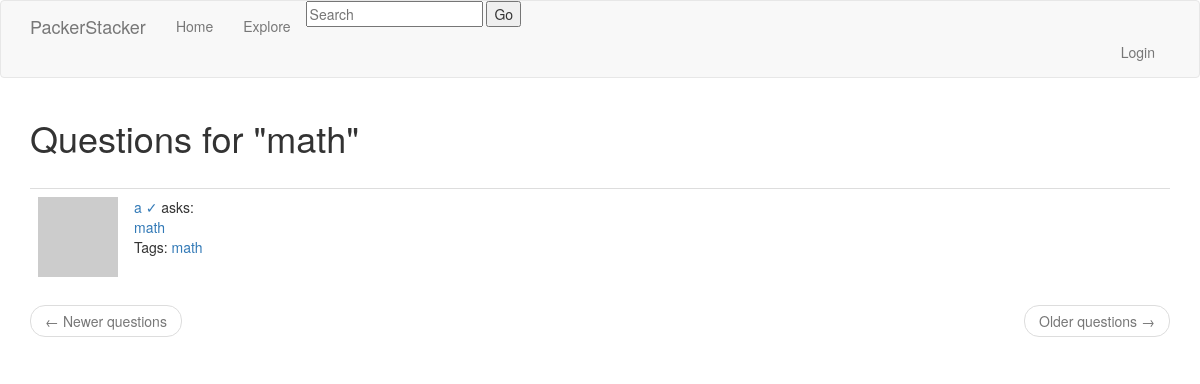
The app's page /tag/1, older data.
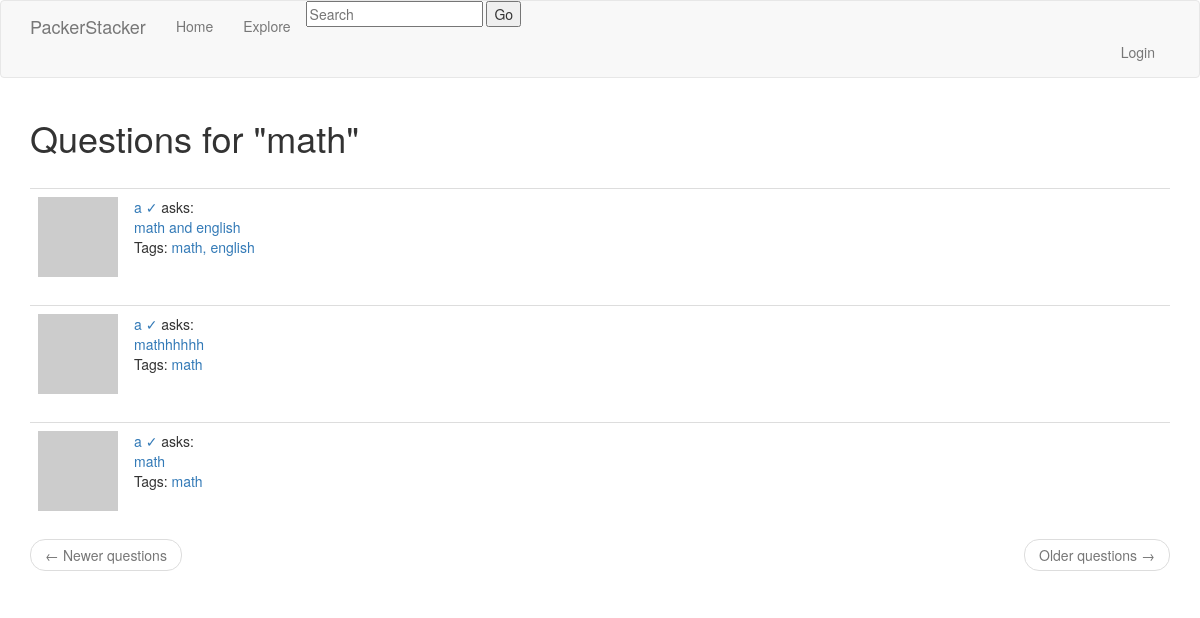
The same page, newer data.
### app/models.py (models this page shows, shortened)
class Question(db.Model):
    id = db.Column(db.Integer, primary_key=True)
    body = db.Column(db.String(1000))
    timestamp = db.Column(db.DateTime, index=True, default=datetime.utcnow)
    user_id = db.Column(db.Integer, db.ForeignKey('user.id'))
    replies = db.relationship('Reply', backref='op', lazy='dynamic')

class User(UserMixin, db.Model):
    id = db.Column(db.Integer, primary_key=True)
    username = db.Column(db.String(64), index=True, unique=True)
    email = db.Column(db.String(120), index=True, unique=True)
    password_hash = db.Column(db.String(128))
    questions = db.relationship('Question', backref='author', lazy='dynamic')
    replies = db.relationship('Reply', backref='author', lazy='dynamic')
    about_me = db.Column(db.String(140))
    last_seen = db.Column(db.DateTime, default=datetime.utcnow)
    type = db.Column(db.Boolean())
    def avatar(self, size):
        digest = md5(self.email.lower().encode('utf-8')).hexdigest()
        return 'https://www.gravatar.com/avatar/{}?d=identicon&s={}'.format(digest, size)
    followed = db.relationship(
        'User', secondary=followers,
        primaryjoin=(followers.c.follower_id == id),
        secondaryjoin=(followers.c.followed_id == id),
        backref=db.backref('followers', lazy='dynamic'), lazy='dynamic')

class Tag(db.Model):
    id = db.Column(db.Integer, primary_key=True)
    name = db.Column(db.String(30), unique=True)
    questions = db.relationship('Question', secondary='question_tag', backref='tags')
    def tag_questions(self):
        questions = Question.query.join(
            question_tag, (question_tag.c.question_id == Question.id)).filter(
                question_tag.c.tag_id == self.id)
        return questions.order_by(Question.timestamp.desc())

### app/routes.py (the view)
@app.route('/tag/<id>')
def tag_page(id):
    tag = Tag.query.filter_by(id=id).first_or_404()
    page = request.args.get('page', 1, type=int)
    questions = tag.tag_questions().paginate(
        page=page, per_page=app.config['QUESTIONS_PER_PAGE'], error_out=False)
    next_url = url_for('tag/<id>', tag=tag.id, page=questions.next_num) \
        if questions.has_next else None
    prev_url = url_for('tag/<id>', tag=tag.id, page=questions.prev_num) \
        if questions.has_prev else None
    form = EmptyForm()
    return render_template('tag_page.html', tag=tag.name, questions=questions.items,
                           next_url=next_url, prev_url=prev_url, form=form)

### app/forms.py
class EmptyForm(FlaskForm):
    submit = SubmitField('Submit')

### app/routes.py (called while the page is built)
@app.before_request
def before_request():
    if current_user.is_authenticated:
        current_user.last_seen = datetime.utcnow()
        db.session.commit()

### app/templates/tag_page.html
{% extends "base.html" %}
{% import 'bootstrap/wtf.html' as wtf %}
{% block app_content %}
    <h1>Questions for "{{ tag }}" </h1>
    <br>
    {% for question in questions %}
        {% include '_question.html' %}
    {% endfor %}
    <nav aria-label="...">
        <ul class="pager">
            <li class="previous{% if not prev_url %} disabled{% endif %}">
                <a href="{{ prev_url or '#' }}">
                    <span aria-hidden="true">&larr;</span> Newer questions
                </a>
            </li>
            <li class="next{% if not next_url %} disabled{% endif %}">
                <a href="{{ next_url or '#' }}">
                    Older questions <span aria-hidden="true">&rarr;</span>
                </a>
            </li>
        </ul>
    </nav>
{% endblock %}

### app/templates/_question.html
<table class="table table-hover">
      <tr>
          <td width="70px">
                  <img src="{{ question.author.avatar(70) }}" />
          </td>
          <td>
              <a href="{{ url_for('user', username=question.author.username) }}">
                  {{ question.author.username }} {%if question.author.type %} &#x2713 {%endif%}
              </a>
              asks:
              <br>
              <a style="text-decoration: none" href="{{ url_for('question_page', id=question.id) }}">
                {{ question.body }}
              </a>
              <br>
              <p>Tags: {% for tag in question.tags %}
                <a href="{{ url_for('tag_page', id=tag.id) }}">
                  {{ tag.name }}{% if not loop.last %}, {% endif %}{% endfor %}
                </a>
                </p>
          </td>
      </tr>
</table>

Row changes from the older to the newer data that the page shows:
added Question: author.username "a", body "math and english", Tag (name "math")
now on this page (row unchanged): Tag: name "english", shown under "a"
added Question: author.username "a", body "mathhhhhh", Tag (name "math")
